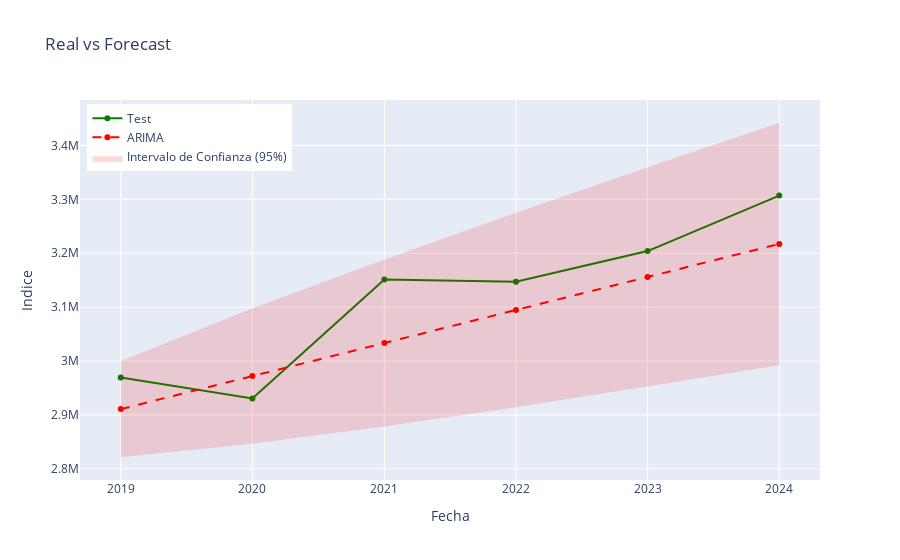

The code cell stored with this chart in its notebook:
### Markdown cell above
# Modelo (2, 1, 1)

### Code cell
# @title Realizar modelo ARIMA


# Definimos el tamaño del test
test_size = 6

# Separamos los datos
train = df.iloc[:-test_size]
test = df.iloc[-test_size:]


# Ajustamos el modelo ARIMA
# Nota: Statsmodels maneja la diferenciación (d=1) internamente.
model = ARIMA(train['value'], order=(2, 1, 1))
results = model.fit()
print(results.summary())

# Realizamos el pronóstico para los pasos del Test set
# start: índice donde empieza el test, end: índice donde termina
forecast_object = results.get_forecast(steps=len(test))
forecast = forecast_object.predicted_mean
conf_int = forecast_object.conf_int(alpha=0.05) # 95% confianza

# Convertimos a DataFrame para facilitar el manejo
forecast_df = pd.DataFrame({
    'date': test.index,
    'actual': test['value'],
    'forecast': forecast.values,
    'lower_ci': conf_int.iloc[:, 0].values,
    'upper_ci': conf_int.iloc[:, 1].values
})
forecast_df.set_index('date', inplace=True)

# Cálculo de Métricas de Error
rmse = np.sqrt(mean_squared_error(test['value'], forecast))
mae = mean_absolute_error(test['value'], forecast)
print(f"\n--- Métricas de Evaluación en Test Set ---")
print(f"RMSE: {rmse:.4f}")
print(f"MAE: {mae:.4f}")


fig = go.Figure()
# Datos de Entrenamiento (Histórico)
# Mostramos solo los últimos años para que se vea bien el detalle del final
train_subset = train[train.index > '2018-01-01']

fig.add_trace(go.Scatter(
    x=train_subset.index, y=train_subset['value'],
    mode='lines', name='Train',
    line=dict(color='gray')
))

# Datos Reales (Test)
fig.add_trace(go.Scatter(
    x=test.index, y=test['value'],
    mode='lines+markers', name='Test',
    line=dict(color='green', width=2)
))

# Pronóstico del Modelo
fig.add_trace(go.Scatter(
    x=forecast_df.index, y=forecast_df['forecast'],
    mode='lines+markers', name='ARIMA',
    line=dict(color='red', dash='dash', width=2)
))

# Intervalos de Confianza
fig.add_trace(go.Scatter(
    x=forecast_df.index.tolist() + forecast_df.index[::-1].tolist(),
    y=forecast_df['upper_ci'].tolist() + forecast_df['lower_ci'][::-1].tolist(),
    fill='toself',
    fillcolor='rgba(255, 0, 0, 0.15)',
    line=dict(color='rgba(255,255,255,0)'),
    name='Intervalo de Confianza (95%)',
    hoverinfo="skip"
))

fig.update_layout(
    title='Real vs Forecast',
    xaxis_title='Fecha',
    yaxis_title='Indice',
    hovermode="x unified",
    legend=dict(yanchor="top", y=0.99, xanchor="left", x=0.01)
)

fig.show()

### Figure 1 — Plotly figure (JSON) as saved in the notebook; plotly's stock layout.template omitted (floating-point values rounded to 4 significant figures)
{"data": [{"line": {"color": "gray"}, "mode": "lines", "name": "Train", "type": "scatter", "x": [], "y": []}, {"line": {"color": "green", "width": 2}, "mode": "lines+markers", "name": "Test", "type": "scatter", "x": ["2019-01-01T00:00:00.000000", "2020-01-01T00:00:00.000000", "2021-01-01T00:00:00.000000", "2022-01-01T00:00:00.000000", "2023-01-01T00:00:00.000000", "2024-01-01T00:00:00.000000"], "y": [2970000.0, 2931000.0, 3151000.0, 3147000.0, 3204000.0, 3307000.0]}, {"line": {"color": "red", "dash": "dash", "width": 2}, "mode": "lines+markers", "name": "ARIMA", "type": "scatter", "x": ["2019-01-01T00:00:00.000000", "2020-01-01T00:00:00.000000", "2021-01-01T00:00:00.000000", "2022-01-01T00:00:00.000000", "2023-01-01T00:00:00.000000", "2024-01-01T00:00:00.000000"], "y": [2911000.0, 2972000.0, 3033000.0, 3095000.0, 3156000.0, 3217000.0]}, {"fill": "toself", "fillcolor": "rgba(255, 0, 0, 0.15)", "hoverinfo": "skip", "line": {"color": "rgba(255,255,255,0)"}, "name": "Intervalo de Confianza (95%)", "type": "scatter", "x": ["2019-01-01T00:00:00", "2020-01-01T00:00:00", "2021-01-01T00:00:00", "2022-01-01T00:00:00", "2023-01-01T00:00:00", "2024-01-01T00:00:00", "2024-01-01T00:00:00", "2023-01-01T00:00:00", "2022-01-01T00:00:00", "2021-01-01T00:00:00", "2020-01-01T00:00:00", "2019-01-01T00:00:00"], "y": [3000000.0, 3098000.0, 3188000.0, 3275000.0, 3359000.0, 3442000.0, 2992000.0, 2953000.0, 2914000.0, 2878000.0, 2846000.0, 2822000.0]}], "layout": {"hovermode": "x unified", "legend": {"x": 0.01, "xanchor": "left", "y": 0.99, "yanchor": "top"}, "title": {"text": "Real vs Forecast"}, "xaxis": {"title": {"text": "Fecha"}}, "yaxis": {"title": {"text": "Indice"}}}}
